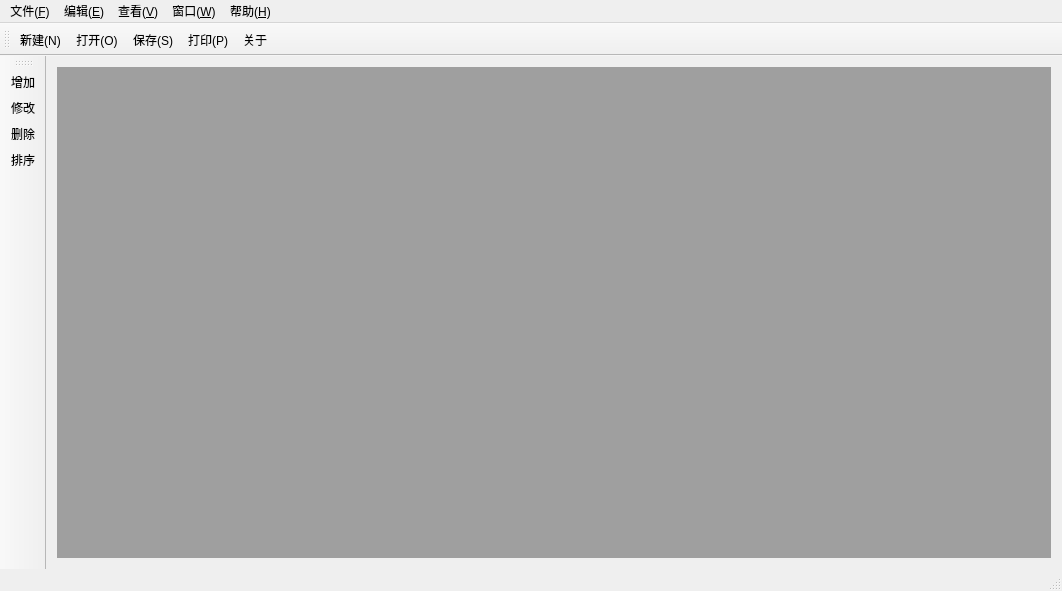
<?xml version="1.0" encoding="UTF-8"?>
<ui version="4.0">
 <class>StudentMS</class>
 <widget class="QMainWindow" name="StudentMS">
  <property name="geometry">
   <rect>
    <x>0</x>
    <y>0</y>
    <width>1062</width>
    <height>591</height>
   </rect>
  </property>
  <property name="windowTitle">
   <string>StudentMS</string>
  </property>
  <widget class="QWidget" name="centralWidget">
   <layout class="QGridLayout" name="gridLayout">
    <item row="0" column="0">
     <widget class="QMdiArea" name="mdiArea"/>
    </item>
   </layout>
  </widget>
  <widget class="QMenuBar" name="menuBar">
   <property name="geometry">
    <rect>
     <x>0</x>
     <y>0</y>
     <width>1062</width>
     <height>26</height>
    </rect>
   </property>
   <widget class="QMenu" name="menu">
    <property name="title">
     <string>文件(&amp;F)</string>
    </property>
    <addaction name="actionNew"/>
    <addaction name="actionOpen"/>
    <addaction name="actionClose"/>
    <addaction name="actionSave"/>
    <addaction name="actionSaveAs"/>
    <addaction name="actionPrint"/>
   </widget>
   <widget class="QMenu" name="menu_2">
    <property name="title">
     <string>编辑(&amp;E)</string>
    </property>
    <widget class="QMenu" name="menu_6">
     <property name="title">
      <string>排序</string>
     </property>
     <addaction name="actionSortID"/>
     <addaction name="actionSortName"/>
    </widget>
    <addaction name="actionAdd"/>
    <addaction name="actionAlter"/>
    <addaction name="actionDelete"/>
    <addaction name="menu_6"/>
   </widget>
   <widget class="QMenu" name="menu_3">
    <property name="title">
     <string>查看(&amp;V)</string>
    </property>
   </widget>
   <widget class="QMenu" name="menu_4">
    <property name="title">
     <string>窗口(&amp;W)</string>
    </property>
    <addaction name="actionTabBar"/>
    <addaction name="actionWindow"/>
    <addaction name="actionSascadeSubWindows"/>
    <addaction name="actionTileSubWindows"/>
   </widget>
   <widget class="QMenu" name="menu_5">
    <property name="title">
     <string>帮助(&amp;H)</string>
    </property>
    <addaction name="actionAbout"/>
   </widget>
   <addaction name="menu"/>
   <addaction name="menu_2"/>
   <addaction name="menu_3"/>
   <addaction name="menu_4"/>
   <addaction name="menu_5"/>
  </widget>
  <widget class="QToolBar" name="mainToolBar">
   <property name="iconSize">
    <size>
     <width>25</width>
     <height>25</height>
    </size>
   </property>
   <property name="toolButtonStyle">
    <enum>Qt::ToolButtonTextBesideIcon</enum>
   </property>
   <attribute name="toolBarArea">
    <enum>TopToolBarArea</enum>
   </attribute>
   <attribute name="toolBarBreak">
    <bool>false</bool>
   </attribute>
   <addaction name="actionNew"/>
   <addaction name="actionOpen"/>
   <addaction name="actionSave"/>
   <addaction name="actionPrint"/>
   <addaction name="actionAbout"/>
  </widget>
  <widget class="QStatusBar" name="statusBar"/>
  <widget class="QToolBar" name="toolBar">
   <property name="windowTitle">
    <string>toolBar</string>
   </property>
   <property name="iconSize">
    <size>
     <width>25</width>
     <height>25</height>
    </size>
   </property>
   <property name="toolButtonStyle">
    <enum>Qt::ToolButtonTextUnderIcon</enum>
   </property>
   <attribute name="toolBarArea">
    <enum>LeftToolBarArea</enum>
   </attribute>
   <attribute name="toolBarBreak">
    <bool>false</bool>
   </attribute>
   <addaction name="actionAdd"/>
   <addaction name="actionAlter"/>
   <addaction name="actionDelete"/>
   <addaction name="actionSortID"/>
  </widget>
  <action name="actionNew">
   <property name="icon">
    <iconset resource="resource.qrc">
     <normaloff>:/icon/icon/new.png</normaloff>:/icon/icon/new.png</iconset>
   </property>
   <property name="text">
    <string>新建(&amp;N)</string>
   </property>
   <property name="shortcut">
    <string>Ctrl+N</string>
   </property>
  </action>
  <action name="actionOpen">
   <property name="icon">
    <iconset resource="resource.qrc">
     <normaloff>:/icon/icon/open.png</normaloff>:/icon/icon/open.png</iconset>
   </property>
   <property name="text">
    <string>打开(&amp;O)</string>
   </property>
   <property name="toolTip">
    <string>打开</string>
   </property>
   <property name="shortcut">
    <string>Ctrl+O</string>
   </property>
  </action>
  <action name="actionClose">
   <property name="icon">
    <iconset resource="resource.qrc">
     <normaloff>:/icon/icon/close.png</normaloff>:/icon/icon/close.png</iconset>
   </property>
   <property name="text">
    <string>关闭(&amp;C)</string>
   </property>
   <property name="toolTip">
    <string>关闭</string>
   </property>
  </action>
  <action name="actionAdd">
   <property name="icon">
    <iconset resource="resource.qrc">
     <normaloff>:/icon/icon/add.png</normaloff>:/icon/icon/add.png</iconset>
   </property>
   <property name="text">
    <string>增加</string>
   </property>
   <property name="toolTip">
    <string>增加</string>
   </property>
   <property name="shortcut">
    <string>Ctrl+A</string>
   </property>
  </action>
  <action name="actionAbout">
   <property name="icon">
    <iconset resource="resource.qrc">
     <normaloff>:/icon/icon/about.png</normaloff>:/icon/icon/about.png</iconset>
   </property>
   <property name="text">
    <string>关于</string>
   </property>
   <property name="toolTip">
    <string>关于</string>
   </property>
  </action>
  <action name="actionSave">
   <property name="icon">
    <iconset resource="resource.qrc">
     <normaloff>:/icon/icon/save.png</normaloff>:/icon/icon/save.png</iconset>
   </property>
   <property name="text">
    <string>保存(&amp;S)</string>
   </property>
   <property name="toolTip">
    <string>保存</string>
   </property>
   <property name="shortcut">
    <string>Ctrl+S</string>
   </property>
  </action>
  <action name="actionAlter">
   <property name="icon">
    <iconset resource="resource.qrc">
     <normaloff>:/icon/icon/alert.png</normaloff>:/icon/icon/alert.png</iconset>
   </property>
   <property name="text">
    <string>修改</string>
   </property>
   <property name="toolTip">
    <string>修改</string>
   </property>
  </action>
  <action name="actionDelete">
   <property name="icon">
    <iconset resource="resource.qrc">
     <normaloff>:/icon/icon/delete.png</normaloff>:/icon/icon/delete.png</iconset>
   </property>
   <property name="text">
    <string>删除</string>
   </property>
   <property name="toolTip">
    <string>删除</string>
   </property>
   <property name="shortcut">
    <string>Del</string>
   </property>
  </action>
  <action name="actionSortID">
   <property name="icon">
    <iconset resource="resource.qrc">
     <normaloff>:/icon/icon/sort.png</normaloff>:/icon/icon/sort.png</iconset>
   </property>
   <property name="text">
    <string>排序</string>
   </property>
   <property name="toolTip">
    <string>按学号排序</string>
   </property>
  </action>
  <action name="actionSortName">
   <property name="icon">
    <iconset resource="resource.qrc">
     <normaloff>:/icon/icon/sort.png</normaloff>:/icon/icon/sort.png</iconset>
   </property>
   <property name="text">
    <string>按姓名排序</string>
   </property>
   <property name="toolTip">
    <string>按姓名排序</string>
   </property>
  </action>
  <action name="actionPrint">
   <property name="icon">
    <iconset resource="resource.qrc">
     <normaloff>:/icon/icon/print.png</normaloff>:/icon/icon/print.png</iconset>
   </property>
   <property name="text">
    <string>打印(&amp;P)</string>
   </property>
   <property name="toolTip">
    <string>打印</string>
   </property>
   <property name="shortcut">
    <string>Ctrl+P</string>
   </property>
  </action>
  <action name="actionSaveAs">
   <property name="icon">
    <iconset resource="resource.qrc">
     <normaloff>:/icon/icon/saveAs.png</normaloff>:/icon/icon/saveAs.png</iconset>
   </property>
   <property name="text">
    <string>另存为(&amp;A)</string>
   </property>
   <property name="toolTip">
    <string>另存为</string>
   </property>
  </action>
  <action name="actionTabBar">
   <property name="text">
    <string>视窗标签模式</string>
   </property>
   <property name="toolTip">
    <string>视窗标签模式</string>
   </property>
  </action>
  <action name="actionWindow">
   <property name="text">
    <string>视窗窗口模式</string>
   </property>
   <property name="toolTip">
    <string>视窗窗口模式</string>
   </property>
  </action>
  <action name="actionSascadeSubWindows">
   <property name="text">
    <string>重叠排列</string>
   </property>
   <property name="toolTip">
    <string>重叠排列</string>
   </property>
  </action>
  <action name="actionTileSubWindows">
   <property name="text">
    <string>整齐排列</string>
   </property>
   <property name="toolTip">
    <string>整齐排列</string>
   </property>
  </action>
 </widget>
 <layoutdefault spacing="6" margin="11"/>
 <resources>
  <include location="resource.qrc"/>
 </resources>
 <connections/>
</ui>
